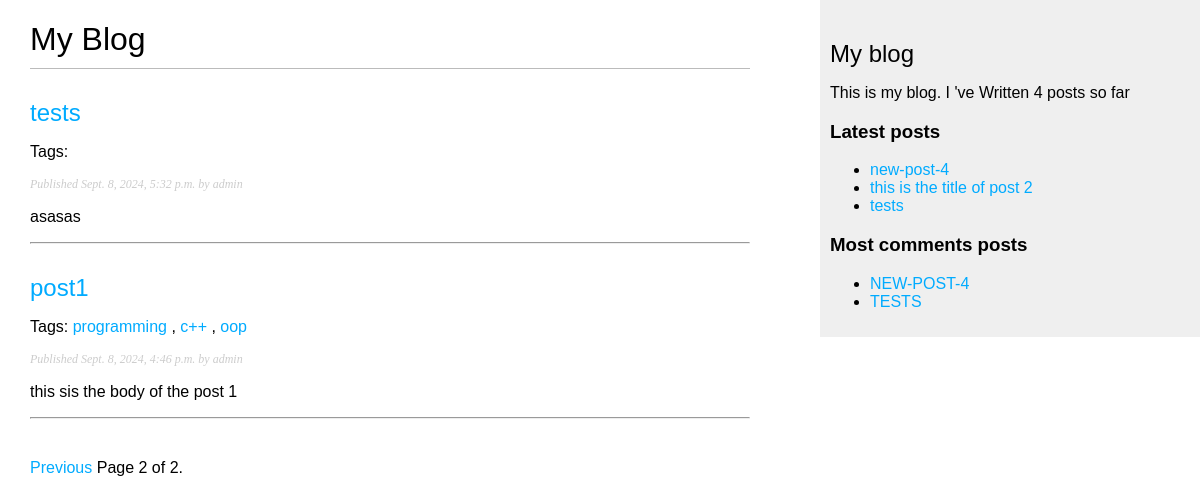
The page /blog/?page=2 on the database as committed earlier.
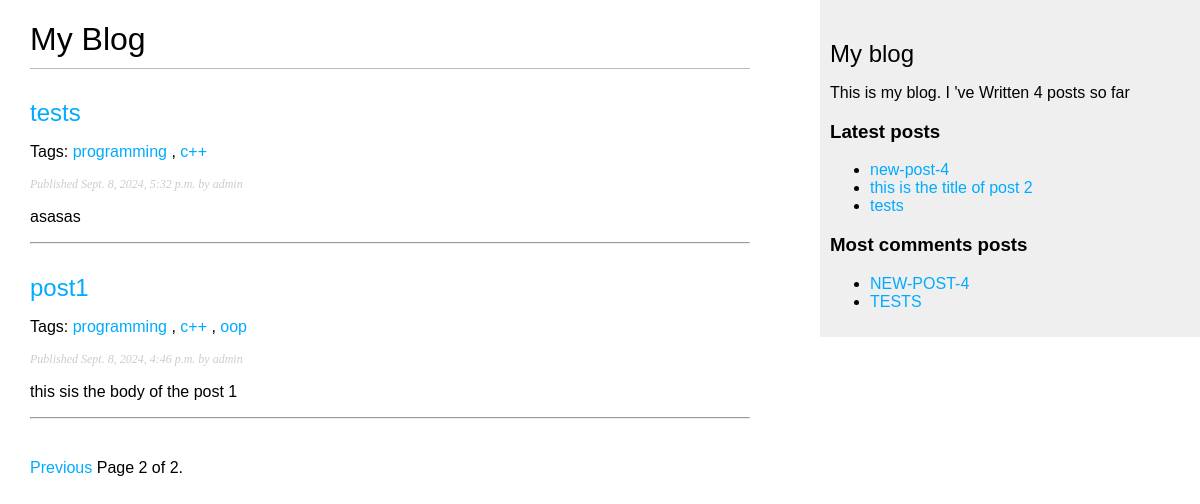
The same page on the database as committed later.
### blog/models.py (models this page shows, shortened)
class Post(models.Model):
    class Status(models.TextChoices):
        DRAFT='Df','Draft'
        PUBLISHED='PB','Published'
    title=models.CharField(max_length=250)
    slug=models.SlugField(max_length=250,unique_for_date='publish')
    author=models.ForeignKey(User,on_delete=models.CASCADE,related_name='blog_posts')
    body=models.TextField()
    publish=models.DateTimeField(default=timezone.now)
    created=models.DateTimeField(auto_now_add=True)
    updated=models.DateTimeField(auto_now=True)
    status=models.CharField(max_length=2,choices=Status.choices,default=Status.DRAFT)
    tags = TaggableManager()
    class Meta:
        ordering=['-publish']
        indexes=[
            models.Index(fields=['-publish']),
        ]
    def get_absolute_url(self):
        return reverse("blog:post_detail",args=[
            self.publish.year,
            self.publish.month,
            self.publish.day,
            self.slug,
        ])

### blog/views.py (the view)
# urls.py: path('',views.post_list, name='post_list'),
def post_list(request,tag_slug=None):
    post_list=Post.objects.all()
    tag=None
    if tag_slug:
        tag=get_object_or_404(Tag,slug=tag_slug)
        post_list=post_list.filter(tags__in=[tag])
    paginator = Paginator(post_list, 2)
    page_number = request.GET.get("page",1)
    try:
        posts = paginator.page(page_number)
    except EmptyPage:
        posts = paginator.page(paginator.num_pages)
    except PageNotAnInteger:
        posts = paginator.page(1)
    return render(request,'blog/post/list.html',{'posts':posts,'tag':tag})

### blog/templatetags/blog_tags.py (called while the page is built)
@register.simple_tag
def total_posts():
    return Post.objects.count()

@register.inclusion_tag('blog/post/latest_posts.html')
def show_latest_posts(count=5):
    latest_posts=Post.objects.order_by('-publish')[:count]
    return {'latest_posts': latest_posts}

@register.simple_tag
def get_most_commented_posts(count=2):
    return Post.objects.annotate(total_comments=Count('comments')).order_by('-total_comments')[:count]

@register.filter(name='markdown')
def markdown_format(text):
    return mark_safe(markdown.markdown(text))

### blog/templates/blog/post/list.html (shortened to what this page needs)
{% extends "blog/base.html" %}
{% load blog_tags %}
{% block content %}
<h1>My Blog</h1>
{% for post in posts %}
<h2>
    <a href="{{ post.get_absolute_url }}">
        {{ post.title }}
    </a>
</h2>
<p class="tags">
    Tags:
    {% for tag in post.tags.all %}
    <a href="{% url 'blog:post_list_by_tag' tag.slug %}">
        {{ tag.name }}
    </a>
    {% if not forloop.last %}, {% endif %}
    {% endfor %}
</p>
<p class="date">
    Published {{ post.publish }} by {{ post.author }}
</p>
{{ post.body|markdown|truncatewords_html:30 }}
<hr />
{% endfor %}
{% include "pagination.html" with page=posts %}
{% endblock %}

### blog/templates/blog/base.html (shortened to what this page needs)
{% load static %}
{% load blog_tags %}
<!DOCTYPE html>
<html>
<head>
    <link href="{% static 'css/blog.css' %}" rel="stylesheet">
</head>
<body>
    <div id="content">
        {% block content %}
        {% endblock %}
    <div id="sidebar">
        <h2>My blog</h2>
        <p>
            This is my blog.
            I 've Written {% total_posts %} posts so far
        </p>
        <h3>Latest posts</h3>
        {% show_latest_posts 3 %}
        <h3>Most comments posts</h3>
        {% get_most_commented_posts 2 as most_commented_posts %}
        <ul>
            {% for post in most_commented_posts %}
            <li>
                <a href="{{ post.get_absolute_url }}">{{ post.title|upper }}</a>
            </li>
            {% endfor %}
        </ul>
    </div>
</body>
</html>

### blog/templates/pagination.html (shortened to what this page needs)
<span class="step-links">
    {% if page.has_previous %}
    <a href="?page={{ page.previous_page_number }}">Previous</a>
    {% endif %}
    <span class="current">
        Page {{ page.number }} of {{ page.paginator.num_pages }}.
    </span>
</span>
</div>

### blog/templates/blog/post/latest_posts.html
<ul>
    {% for post in latest_posts %}
    <li>
        <a href="{{ post.get_absolute_url }}">{{ post.title }}</a>
    </li>
    {% endfor %}
</ul>

### blog/static/css/blog.css (style rules this page uses)
body { margin: 0; padding: 0; font-family: helvetica, sans-serif; }
a { color: #00abff; text-decoration: none; }
h1 { font-weight: normal; border-bottom: 1px solid #bbb; padding: 0 0 10px 0; }
h2 { font-weight: normal; margin: 30px 0 0; }
#content { float: left; width: 60%; padding: 0 0 0 30px; }
#sidebar { float: right; width: 30%; padding: 10px; background: #efefef; height: 100%; }
p.date { color: #ccc; font-family: georgia, serif; font-size: 12px; font-style: italic; }

Rows that differ between the two databases and show on the page:
changed Post "tests": gains Tag (name "programming"); gains Tag (name "c++")
